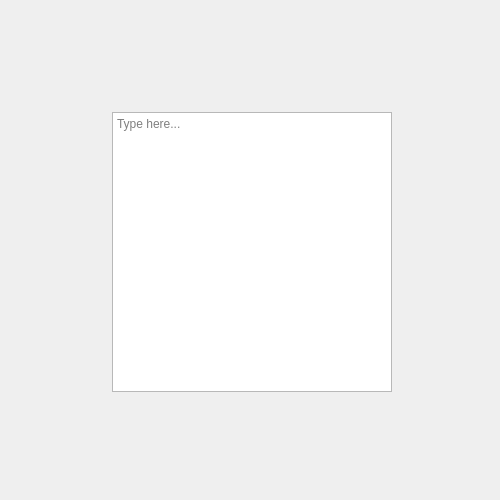
<?xml version="1.0" encoding="UTF-8"?>
<ui version="4.0">
 <class>MainFrame</class>
 <widget class="QMainWindow" name="MainFrame">
  <property name="geometry">
   <rect>
    <x>0</x>
    <y>0</y>
    <width>500</width>
    <height>500</height>
   </rect>
  </property>
  <property name="sizePolicy">
   <sizepolicy hsizetype="Maximum" vsizetype="Maximum">
    <horstretch>0</horstretch>
    <verstretch>0</verstretch>
   </sizepolicy>
  </property>
  <property name="minimumSize">
   <size>
    <width>500</width>
    <height>500</height>
   </size>
  </property>
  <property name="maximumSize">
   <size>
    <width>500</width>
    <height>500</height>
   </size>
  </property>
  <property name="windowTitle">
   <string>QR-Light</string>
  </property>
  <property name="windowIcon">
   <iconset resource="../rc/mainframe.qrc">
    <normaloff>:/icon/icons/mainframe.png</normaloff>:/icon/icons/mainframe.png</iconset>
  </property>
  <property name="tabShape">
   <enum>QTabWidget::Rounded</enum>
  </property>
  <widget class="QWidget" name="m_centralwidget">
   <widget class="QLabel" name="m_imgLabel">
    <property name="geometry">
     <rect>
      <x>0</x>
      <y>0</y>
      <width>500</width>
      <height>500</height>
     </rect>
    </property>
    <property name="text">
     <string/>
    </property>
   </widget>
   <widget class="QWidget" name="">
    <property name="geometry">
     <rect>
      <x>1</x>
      <y>1</y>
      <width>501</width>
      <height>501</height>
     </rect>
    </property>
    <layout class="QVBoxLayout" name="verticalLayout">
     <property name="spacing">
      <number>0</number>
     </property>
     <item>
      <layout class="QHBoxLayout" name="horizontalLayout_2">
       <property name="spacing">
        <number>0</number>
       </property>
       <item alignment="Qt::AlignTop">
        <widget class="QPushButton" name="m_menuBtn">
         <property name="sizePolicy">
          <sizepolicy hsizetype="Fixed" vsizetype="Fixed">
           <horstretch>0</horstretch>
           <verstretch>0</verstretch>
          </sizepolicy>
         </property>
         <property name="maximumSize">
          <size>
           <width>30</width>
           <height>30</height>
          </size>
         </property>
         <property name="styleSheet">
          <string notr="true">menu-indicator {
    image: &quot;&quot;;
}</string>
         </property>
         <property name="text">
          <string/>
         </property>
         <property name="icon">
          <iconset resource="../rc/mainframe.qrc">
           <normaloff>:/icon/icons/menu.png</normaloff>:/icon/icons/menu.png</iconset>
         </property>
         <property name="flat">
          <bool>true</bool>
         </property>
        </widget>
       </item>
       <item alignment="Qt::AlignTop">
        <widget class="QPushButton" name="m_editBtn">
         <property name="sizePolicy">
          <sizepolicy hsizetype="Fixed" vsizetype="Fixed">
           <horstretch>0</horstretch>
           <verstretch>0</verstretch>
          </sizepolicy>
         </property>
         <property name="maximumSize">
          <size>
           <width>30</width>
           <height>30</height>
          </size>
         </property>
         <property name="text">
          <string/>
         </property>
         <property name="icon">
          <iconset resource="../rc/mainframe.qrc">
           <normaloff>:/icon/icons/edit.png</normaloff>:/icon/icons/edit.png</iconset>
         </property>
         <property name="shortcut">
          <string>Ctrl+E</string>
         </property>
         <property name="flat">
          <bool>true</bool>
         </property>
        </widget>
       </item>
       <item>
        <spacer name="horizontalSpacer_3">
         <property name="orientation">
          <enum>Qt::Horizontal</enum>
         </property>
         <property name="sizeHint" stdset="0">
          <size>
           <width>40</width>
           <height>20</height>
          </size>
         </property>
        </spacer>
       </item>
       <item>
        <spacer name="verticalSpacer">
         <property name="orientation">
          <enum>Qt::Vertical</enum>
         </property>
         <property name="sizeType">
          <enum>QSizePolicy::Expanding</enum>
         </property>
         <property name="sizeHint" stdset="0">
          <size>
           <width>17</width>
           <height>17</height>
          </size>
         </property>
        </spacer>
       </item>
       <item alignment="Qt::AlignTop">
        <widget class="QPushButton" name="m_miniBtn">
         <property name="sizePolicy">
          <sizepolicy hsizetype="Fixed" vsizetype="Fixed">
           <horstretch>0</horstretch>
           <verstretch>0</verstretch>
          </sizepolicy>
         </property>
         <property name="maximumSize">
          <size>
           <width>30</width>
           <height>30</height>
          </size>
         </property>
         <property name="text">
          <string/>
         </property>
         <property name="icon">
          <iconset resource="../rc/mainframe.qrc">
           <normaloff>:/icon/icons/minimize.png</normaloff>:/icon/icons/minimize.png</iconset>
         </property>
         <property name="flat">
          <bool>true</bool>
         </property>
        </widget>
       </item>
       <item alignment="Qt::AlignTop">
        <widget class="QPushButton" name="m_exitBtn">
         <property name="sizePolicy">
          <sizepolicy hsizetype="Fixed" vsizetype="Fixed">
           <horstretch>0</horstretch>
           <verstretch>0</verstretch>
          </sizepolicy>
         </property>
         <property name="maximumSize">
          <size>
           <width>30</width>
           <height>30</height>
          </size>
         </property>
         <property name="text">
          <string/>
         </property>
         <property name="icon">
          <iconset resource="../rc/mainframe.qrc">
           <normaloff>:/icon/icons/cancel.png</normaloff>:/icon/icons/cancel.png</iconset>
         </property>
         <property name="flat">
          <bool>true</bool>
         </property>
        </widget>
       </item>
      </layout>
     </item>
     <item>
      <layout class="QHBoxLayout" name="horizontalLayout">
       <item>
        <spacer name="horizontalSpacer">
         <property name="orientation">
          <enum>Qt::Horizontal</enum>
         </property>
         <property name="sizeType">
          <enum>QSizePolicy::Expanding</enum>
         </property>
         <property name="sizeHint" stdset="0">
          <size>
           <width>5</width>
           <height>20</height>
          </size>
         </property>
        </spacer>
       </item>
       <item>
        <widget class="QTextEdit" name="m_textEdit">
         <property name="sizePolicy">
          <sizepolicy hsizetype="Minimum" vsizetype="Minimum">
           <horstretch>0</horstretch>
           <verstretch>0</verstretch>
          </sizepolicy>
         </property>
         <property name="minimumSize">
          <size>
           <width>280</width>
           <height>280</height>
          </size>
         </property>
         <property name="placeholderText">
          <string>Type here...</string>
         </property>
        </widget>
       </item>
       <item>
        <spacer name="horizontalSpacer_2">
         <property name="orientation">
          <enum>Qt::Horizontal</enum>
         </property>
         <property name="sizeType">
          <enum>QSizePolicy::Expanding</enum>
         </property>
         <property name="sizeHint" stdset="0">
          <size>
           <width>5</width>
           <height>20</height>
          </size>
         </property>
        </spacer>
       </item>
      </layout>
     </item>
     <item>
      <spacer name="verticalSpacer_2">
       <property name="orientation">
        <enum>Qt::Vertical</enum>
       </property>
       <property name="sizeType">
        <enum>QSizePolicy::Expanding</enum>
       </property>
       <property name="sizeHint" stdset="0">
        <size>
         <width>17</width>
         <height>40</height>
        </size>
       </property>
      </spacer>
     </item>
    </layout>
   </widget>
  </widget>
 </widget>
 <resources>
  <include location="../rc/mainframe.qrc"/>
 </resources>
 <connections/>
</ui>
